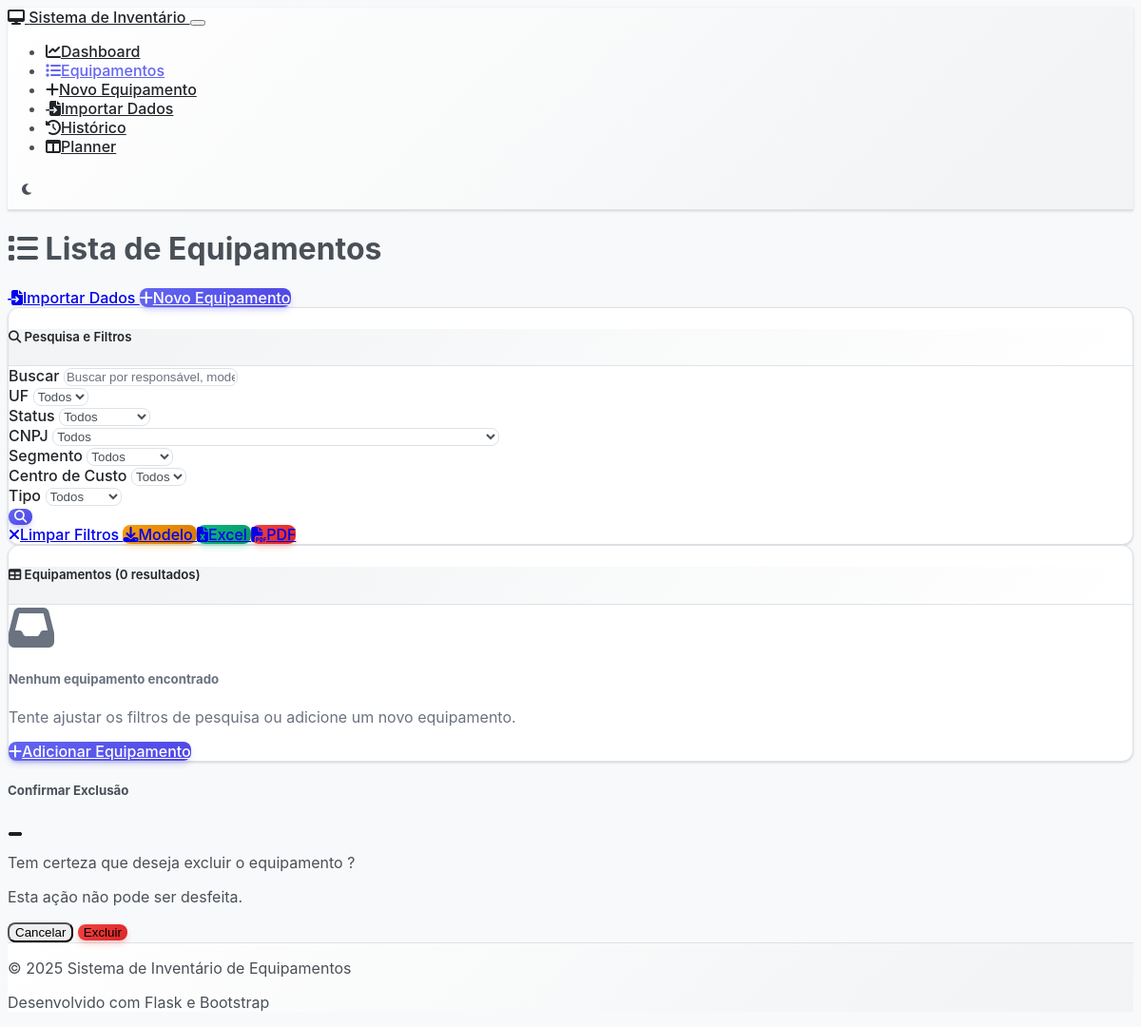
The page /equipment on the database as committed earlier.
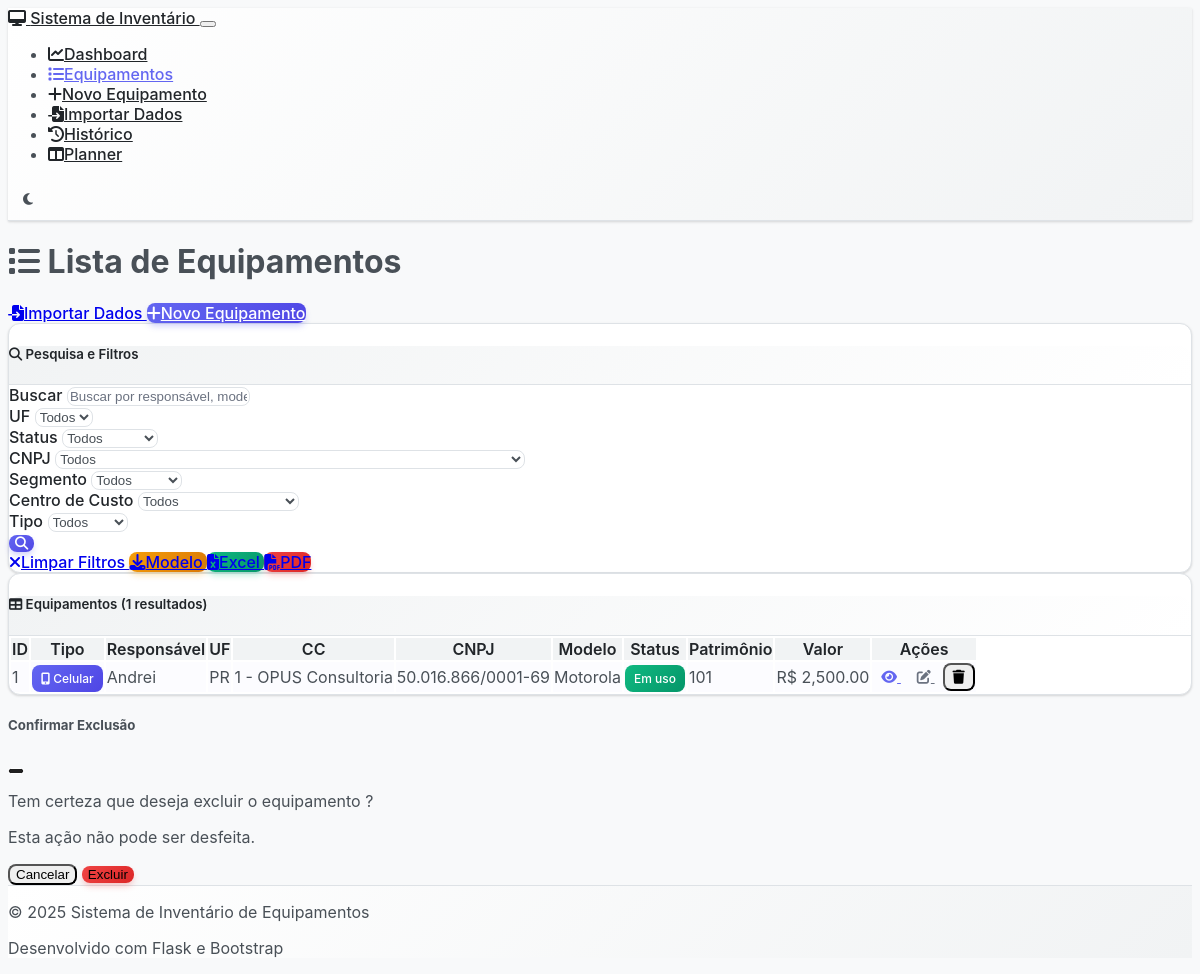
The same page on the database as committed later.
### models.py (models this page shows, shortened)
class Equipment(db.Model):
    __tablename__ = 'equipment'
    id = db.Column(db.Integer, primary_key=True)
    tipo_equipamento = db.Column(db.String(20), nullable=False, default='notebook')  # 'notebook' ou 'celular'
    responsavel = db.Column(db.String(100), nullable=False)
    uf = db.Column(db.String(2), nullable=False)
    centro_custo_id = db.Column(db.Integer, db.ForeignKey('centro_custo.id'), nullable=False)
    cnpj = db.Column(db.Text, nullable=False)  # Mudando para Text para permitir múltiplos CNPJs
    fornecedor = db.Column(db.String(100), nullable=True)  # Novo campo fornecedor
    modelo = db.Column(db.String(100), nullable=False)
    status = db.Column(db.String(50), nullable=False, default='Em uso')
    patrimonio = db.Column(db.String(50), unique=True, nullable=False)
    valor = db.Column(db.Float, nullable=False, default=0.0)
    marca = db.Column(db.String(50), nullable=True)
    processador = db.Column(db.String(100), nullable=True)
    memoria_ram = db.Column(db.String(20), nullable=True)
    hd_ssd = db.Column(db.String(50), nullable=True)
    sistema_operacional = db.Column(db.String(50), nullable=True)
    licenca_microsoft = db.Column(db.String(50), nullable=True)
    antivirus = db.Column(db.Boolean, default=False)
    termo_assinado = db.Column(db.Boolean, default=False)
    milvus_funcionando = db.Column(db.Boolean, default=False)
    imei = db.Column(db.String(20), nullable=True)  # Identificador único do celular
    linha_telefonica = db.Column(db.String(20), nullable=True)  # Número da linha (se houver chip)
    sistema_operacional_celular = db.Column(db.String(20), nullable=True)  # Android/iOS (separado do campo de notebook)
    data_aquisicao = db.Column(db.Date, nullable=True)
    data_baixa = db.Column(db.Date, nullable=True)
    created_at = db.Column(db.DateTime, default=datetime.utcnow)
    updated_at = db.Column(db.DateTime, default=datetime.utcnow, onupdate=datetime.utcnow)
    endereco = db.Column(db.String(200), nullable=True)
    telefone = db.Column(db.String(20), nullable=True)
    email = db.Column(db.String(100), nullable=True)
    link_termos = db.Column(db.String(500), nullable=True)  # Link dos termos assinados
    historico_modificacoes = db.Column(db.Text, nullable=True)  # Histórico de modificações
    senha = db.Column(db.String(255), nullable=True)  # Campo senha
    cc = db.Column(db.String(300), nullable=True)  # Centro de custo texto (legacy field)

### routes.py (the view)
@app.route('/equipment')
def equipment_list():
    search_form = SearchForm(request.args)
    search_form.cc.choices = [('', 'Todos')] + [(str(c.id), f"{c.codigo} - {c.descricao}") for c in CentroCusto.get_all_active()]
    page = request.args.get('page', 1, type=int)
    per_page = 20
    has_search_criteria = (
        request.args.get('search_term') or
        request.args.get('uf') or
        request.args.get('status') or
        request.args.get('cnpj') or
        request.args.get('marca') or
        request.args.get('cc') or
        request.args.get('tipo_equipamento')
    )
    if has_search_criteria:
        equipment = filter_equipment(search_form)
        total = len(equipment)
        start = (page - 1) * per_page
        end = start + per_page
        equipment = equipment[start:end]
        pagination = {
            'page': page,
            'per_page': per_page,
            'total': total,
            'pages': (total + per_page - 1) // per_page,
            'has_prev': page > 1,
            'has_next': page < ((total + per_page - 1) // per_page),
            'prev_num': page - 1 if page > 1 else None,
            'next_num': page + 1 if page < ((total + per_page - 1) // per_page) else None
        }
    else:
        equipment_query = Equipment.query.paginate(
            page=page, per_page=per_page, error_out=False
        )
        equipment = equipment_query.items
        pagination = {
            'page': equipment_query.page,
            'per_page': equipment_query.per_page,
            'total': equipment_query.total,
            'pages': equipment_query.pages,
            'has_prev': equipment_query.has_prev,
            'has_next': equipment_query.has_next,
            'prev_num': equipment_query.prev_num,
            'next_num': equipment_query.next_num
        }
    return render_template('equipment_list.html',
                         equipment=equipment,
                         search_form=search_form,
                         pagination=pagination)

### templates/equipment_list.html (shortened to what this page needs)
{% extends "base.html" %}
{% block content %}
<div class="row">
    <div class="col-12">
        <div class="d-flex justify-content-between align-items-center mb-4">
            <h1>
                <i class="fas fa-list me-2"></i>
                Lista de Equipamentos
            </h1>
            <div>
                <a href="{{ url_for('import_equipment') }}" class="btn btn-info me-2">
                    <i class="fas fa-file-import me-2"></i>Importar Dados
                </a>
                <a href="{{ url_for('equipment_new') }}" class="btn btn-primary">
                    <i class="fas fa-plus me-2"></i>Novo Equipamento
                </a>
            </div>
        </div>
    </div>
</div>
<div class="row mb-4">
    <div class="col-12">
        <div class="card">
            <div class="card-header">
                <h5 class="card-title mb-0">
                    <i class="fas fa-search me-2"></i>
                    Pesquisa e Filtros
                </h5>
            </div>
            <div class="card-body">
                <form method="GET" id="search-form">
                    <div class="row">
                        <div class="col-md-3 mb-3">
                            {{ search_form.search_term.label(class="form-label") }}
                            {{ search_form.search_term(class="form-control", placeholder="Buscar por responsável, modelo, patrimônio...") }}
                        </div>
                        <div class="col-md-2 mb-3">
                            {{ search_form.uf.label(class="form-label") }}
                            {{ search_form.uf(class="form-select") }}
                        </div>
                        <div class="col-md-2 mb-3">
                            {{ search_form.status.label(class="form-label") }}
                            {{ search_form.status(class="form-select") }}
                        </div>
                        <div class="col-md-2 mb-3">
                            {{ search_form.cnpj.label(class="form-label") }}
                            {{ search_form.cnpj(class="form-select") }}
                        </div>
                        <div class="col-md-2 mb-3">
                            {{ search_form.marca.label(class="form-label") }}
                            {{ search_form.marca(class="form-select") }}
                        </div>
                        <div class="col-md-1 mb-3">
                            {{ search_form.cc.label(class="form-label") }}
                            {{ search_form.cc(class="form-select") }}
                        </div>
                        <div class="col-md-1 mb-3">
                            {{ search_form.tipo_equipamento.label(class="form-label") }}
                            {{ search_form.tipo_equipamento(class="form-select") }}
                        </div>
                        <div class="col-md-1 mb-3 d-flex align-items-end">
                            <button type="submit" class="btn btn-primary w-100">
                                <i class="fas fa-search"></i>
                            </button>
                        </div>
                    </div>
                    <div class="row">
                        <div class="col-12">
                            <a href="{{ url_for('equipment_list') }}" class="btn btn-secondary me-2">
                                <i class="fas fa-times me-1"></i>Limpar Filtros
                            </a>
                            <a href="{{ url_for('download_template') }}" class="btn btn-warning me-2">
                                <i class="fas fa-download me-1"></i>Modelo
                            </a>
                            <a href="{{ url_for('export_excel', **request.args) }}" class="btn btn-success me-2">
                                <i class="fas fa-file-excel me-1"></i>Excel
                            </a>
                            <a href="{{ url_for('export_pdf', **request.args) }}" class="btn btn-danger">
                                <i class="fas fa-file-pdf me-1"></i>PDF
                            </a>
                        </div>
                    </div>
                </form>
            </div>
        </div>
    </div>
</div>
<div class="row">
    <div class="col-12">
        <div class="card">
            <div class="card-header">
                <h5 class="card-title mb-0">
                    <i class="fas fa-table me-2"></i>
                    Equipamentos ({{ pagination.total }} resultados)
                </h5>
            </div>
            <div class="card-body">
                {% if equipment %}
                    <div class="table-responsive">
                        <table class="table table-striped table-hover">
                            <thead>
                                <tr>
                                    <th>ID</th>
                                    <th>Tipo</th>
                                    <th>Responsável</th>
                                    <th>UF</th>
                                    <th>CC</th>
                                    <th>CNPJ</th>
                                    <th>Modelo</th>
                                    <th>Status</th>
                                    <th>Patrimônio</th>
                                    <th>Valor</th>
                                    <th>Ações</th>
                                </tr>
                            </thead>
                            <tbody>
                                {% for item in equipment %}
                                    <tr>
                                        <td>{{ item.id }}</td>
                                        <td>
                                            <span class="badge {{ 'bg-info' if item.tipo_equipamento == 'celular' else 'bg-dark' }}">
                                                <i class="fas {{ 'fa-mobile-alt' if item.tipo_equipamento == 'celular' else 'fa-laptop' }} me-1"></i>
                                                {{ item.tipo_equipamento|title or 'Notebook' }}
                                            </span>
                                        </td>
                                        <td>{{ item.responsavel }}</td>
                                        <td>{{ item.uf }}</td>
                                        <td>{{ item.cc }}</td>
                                        <td>{{ item.cnpj }}</td>
                                        <td>{{ item.modelo }}</td>
                                        <td>
                                            <span class="badge
                                                {% if item.status == 'Em uso' %}bg-success
                                                {% elif item.status == 'Disponível' %}bg-primary
                                                {% elif item.status == 'Manutenção' %}bg-warning
                                                {% elif item.status == 'Baixado' %}bg-danger
                                                {% else %}bg-secondary{% endif %}">
                                                {{ item.status }}
                                            </span>
                                        </td>
                                        <td>{{ item.patrimonio }}</td>
                                        <td>R$ {{ "{:,.2f}".format(item.valor) }}</td>
                                        <td>
                                            <div class="btn-group btn-group-sm" role="group">
                                                <a href="{{ url_for('equipment_detail', id=item.id) }}"
                                                   class="btn btn-outline-primary" title="Ver detalhes">
                                                    <i class="fas fa-eye"></i>
                                                </a>
                                                <a href="{{ url_for('equipment_edit', id=item.id) }}"
                                                   class="btn btn-outline-secondary" title="Editar">
                                                    <i class="fas fa-edit"></i>
                                                </a>
                                                <button type="button" class="btn btn-outline-danger"
                                                        onclick="confirmDelete({{ item.id }}, '{{ item.patrimonio }}')"
                                                        title="Excluir">
                                                    <i class="fas fa-trash"></i>
                                                </button>
                                            </div>
                                        </td>
                                    </tr>
                                {% endfor %}
                            </tbody>
                        </table>
                    </div>
                {% else %}
                    <div class="text-center py-5">
                        <i class="fas fa-inbox fa-3x text-muted mb-3"></i>
                        <h5 class="text-muted">Nenhum equipamento encontrado</h5>
                        <p class="text-muted">Tente ajustar os filtros de pesquisa ou adicione um novo equipamento.</p>
                        <a href="{{ url_for('equipment_new') }}" class="btn btn-primary">
                            <i class="fas fa-plus me-2"></i>Adicionar Equipamento
                        </a>
                    </div>
                {% endif %}
            </div>
        </div>
    </div>
</div>
<div class="modal fade" id="deleteModal" tabindex="-1">
    <div class="modal-dialog">
        <div class="modal-content">
            <div class="modal-header">
                <h5 class="modal-title">Confirmar Exclusão</h5>
                <button type="button" class="btn-close" data-bs-dismiss="modal"></button>
            </div>
            <div class="modal-body">
                <p>Tem certeza que deseja excluir o equipamento <strong id="deleteEquipmentName"></strong>?</p>
                <p class="text-danger">Esta ação não pode ser desfeita.</p>
            </div>
            <div class="modal-footer">
                <button type="button" class="btn btn-secondary" data-bs-dismiss="modal">Cancelar</button>
                <form id="deleteForm" method="POST" style="display: inline;">
                    <button type="submit" class="btn btn-danger">Excluir</button>
                </form>
            </div>
        </div>
    </div>
</div>
{% endblock %}

Rows that differ between the two databases and show on the page:
added Equipment: id "1", tipo_equipamento "Celular", responsavel "Andrei", uf "PR", cc "1 - OPUS Consultoria", cnpj "50.016.866/0001-69", modelo "Motorola", status "Em uso", patrimonio "101", valor "2,500.00"
Other text that changed with them:
{{ pagination.total }}: "0" → "1"
text no longer shown: "Nenhum equipamento encontrado Tente ajustar os filtros de pesquisa ou adicione um novo equipamento. Adicionar Equipamento"
text now shown: "ID Tipo Responsável UF CC CNPJ Modelo Status Patrimônio Valor Ações"
